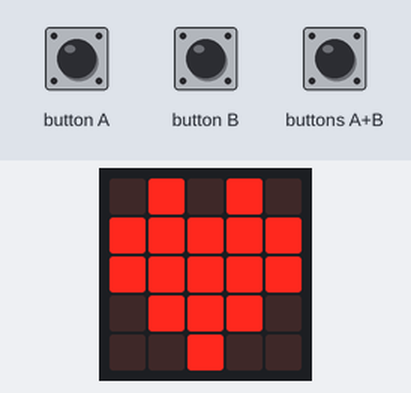
Simulated run of this program. Board: BBC micro:bit (MakeCode). Parts: the board's 5×5 LED display. The inputs (shaded band) are chosen by the test bench.

Above: at 1.8 s.
1.9 s: buttons A+B pressed for 1 s
At 4.0 s:
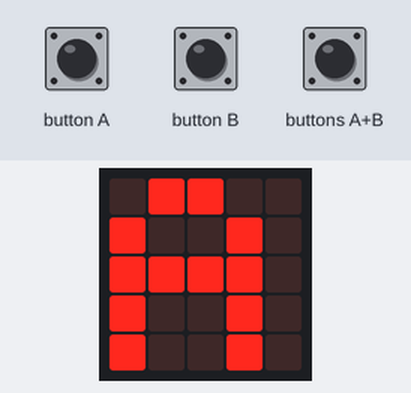
4.4 s: buttons A+B pressed for 3.2 s
At 8.3 s:
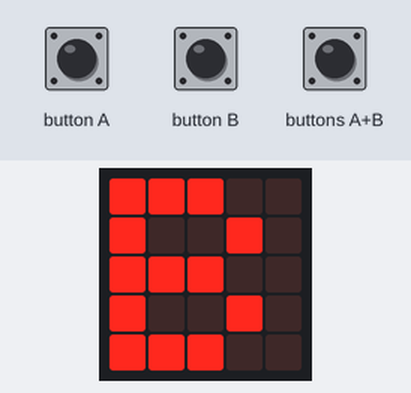
9.1 s: buttons A+B pressed for 0.15 s
At 10.5 s:
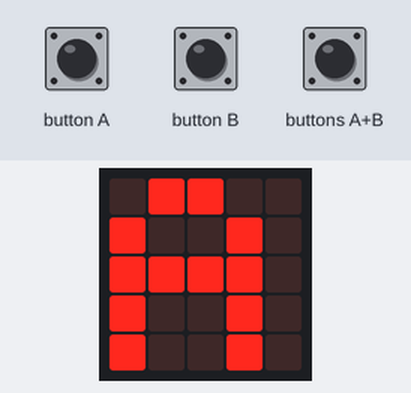
Timing chart, 0 to 12.1 s (numbered marks = the images above; inputs shaded):
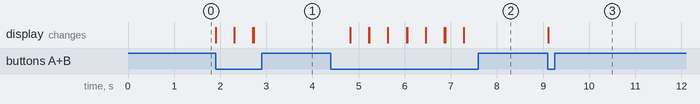

Measured:
- after the input at 1.9 s, the display: changes at once (image 1)
- after the input at 4.4 s, the display: changes after 0.41 s (image 2)
- after the input at 9.1 s, the display: changes at once (image 3)

The program:

main.ts
```typescript
basic.showIcon(IconNames.Heart)
basic.forever(function () {
    if (input.buttonIsPressed(Button.A)) {
        basic.showLeds(`
            . # # . .
            # . . # .
            # # # # .
            # . . # .
            # . . # .
            `)
    }
    if (input.buttonIsPressed(Button.B)) {
        basic.showLeds(`
            # # # . .
            # . . # .
            # # # . .
            # . . # .
            # # # . .
            `)
    }
    if (input.buttonIsPressed(Button.AB)) {
        basic.clearScreen()
    }
})
```

test.ts
```typescript
// les tests vont ici ; cela ne sera pas compilé si ce paquet est utilisé en tant qu'extension.
```
